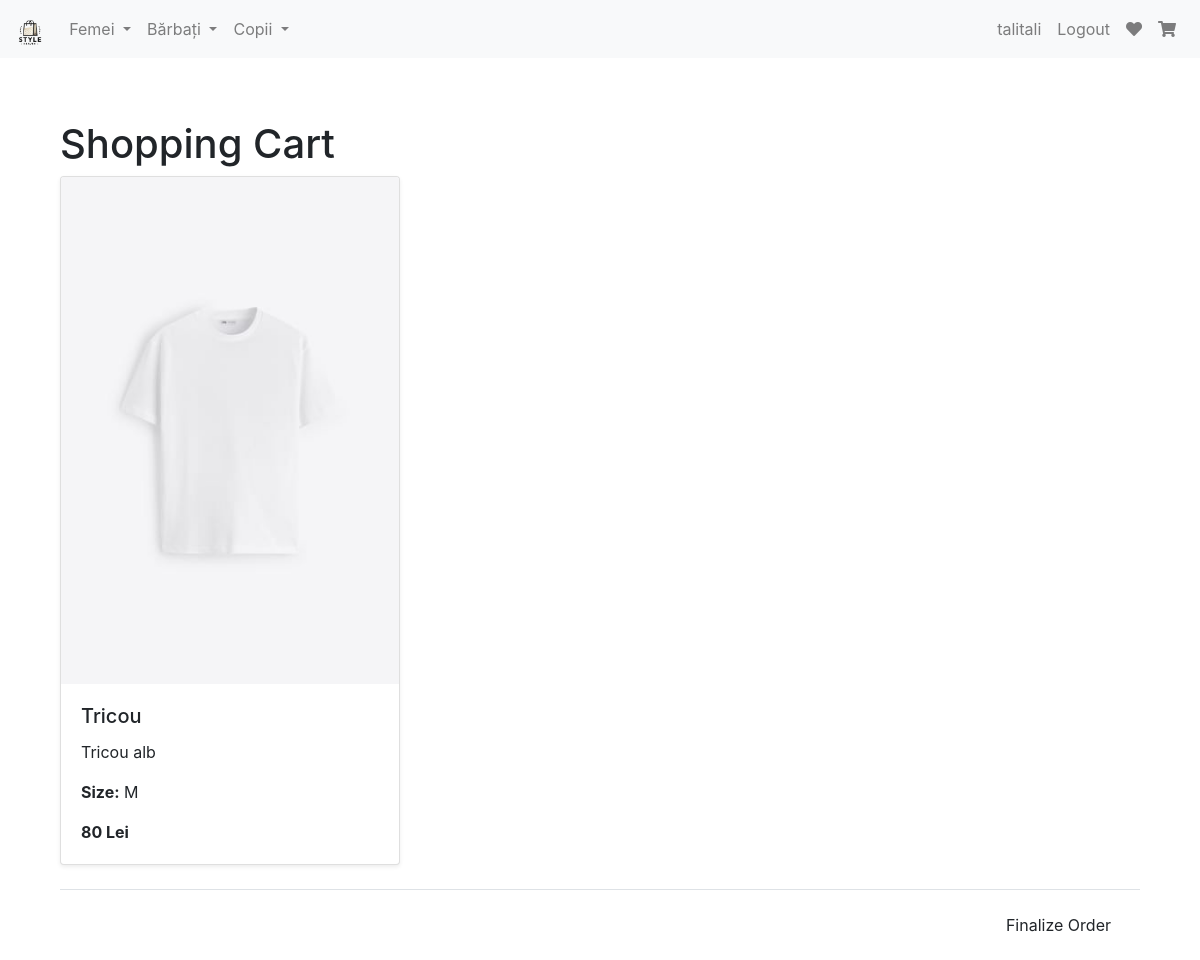
The page /shopping_cart (signed in) on the database as committed earlier.
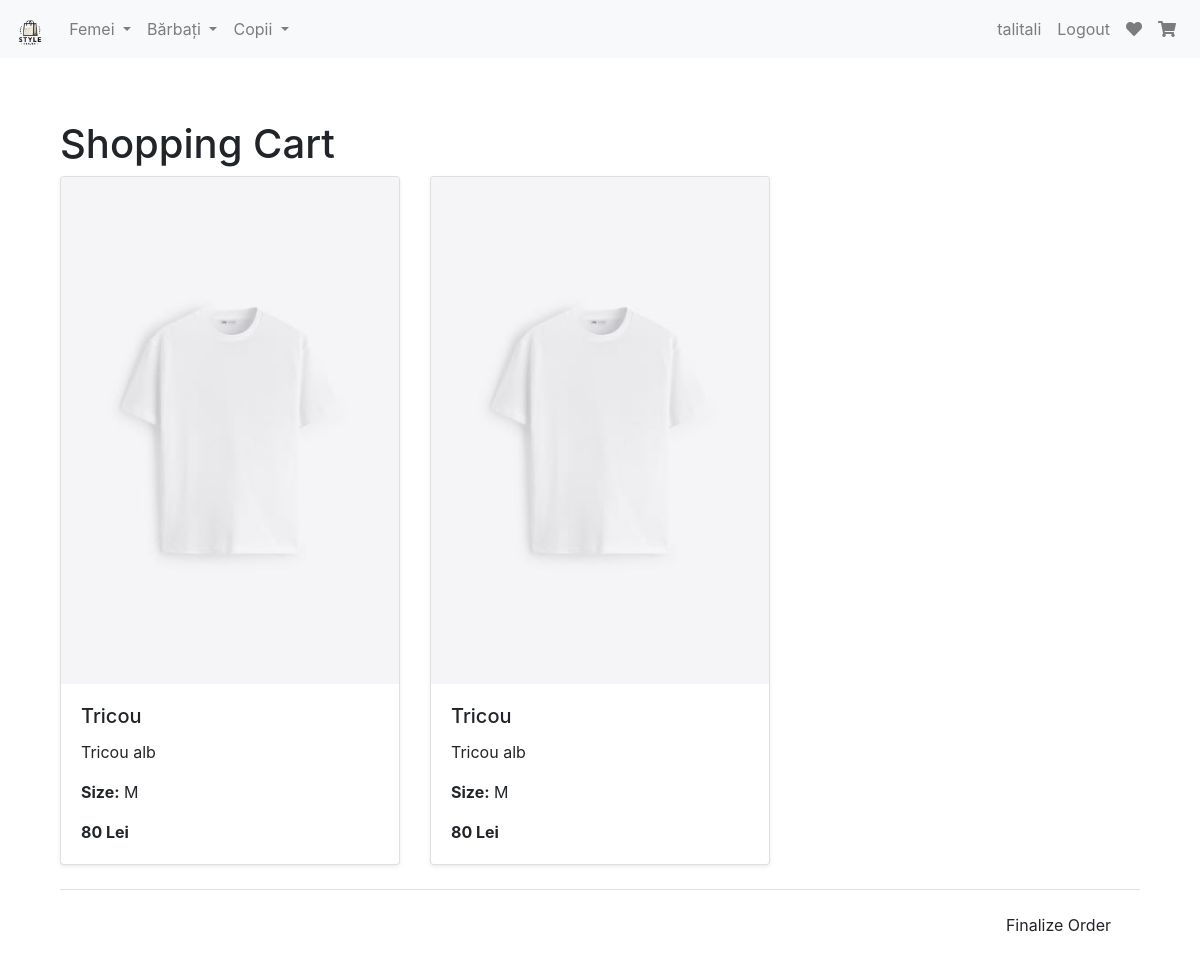
The same page on the database as committed later.
### market/models.py (models this page shows, shortened)
class User(db.Model, UserMixin):
    id = db.Column(db.Integer(), primary_key=True)
    username = db.Column(db.String(length=30), nullable=False, unique=True)
    email_address = db.Column(db.String(length=50), nullable=False, unique=True)
    password_hash = db.Column(db.String(length=60), nullable=False)
    budget = db.Column(db.Integer(), nullable=False, default=1000)
    items = db.relationship('Item', backref='owned_user', lazy=True)
    favorites = db.relationship('Favorite', backref='user', lazy=True)
    @property
    def password(self):
        return self.password

class ShoppingCartItem(db.Model):
    __tablename__ = 'shopping_cart_item'
    id = db.Column(db.Integer, primary_key=True)
    user_id = db.Column(db.Integer, db.ForeignKey('user.id'), nullable=False)
    item_id = db.Column(db.Integer, db.ForeignKey('item.id'), nullable=False)
    size = db.Column(db.String(10), nullable=False)
    user = db.relationship('User', backref='shopping_cart_items')
    item = db.relationship('Item', backref='shopping_cart_items')

class Item(db.Model):
    id = db.Column(db.Integer(), primary_key=True)
    name = db.Column(db.String(length=30), nullable=False, unique=True)
    price = db.Column(db.Integer(), nullable=False)
    barcode = db.Column(db.String(length=12), nullable=False, unique=True)
    description = db.Column(db.String(length=1024), nullable=False, unique=True)
    image_filename = db.Column(db.String(length=100), nullable=True)
    owner = db.Column(db.Integer(), db.ForeignKey('user.id'))
    category = db.Column(db.String(length=50), nullable=False, default='general')
    subcategory = db.Column(db.String(length=50), nullable=False, default='general')

### market/routes.py (the view)
@app.route('/shopping_cart')
@login_required
def shopping_cart_page():
    cart_items = ShoppingCartItem.query.filter_by(user_id=current_user.id).all()
    return render_template('shopping_cart.html', cart_items=cart_items)

### market/models.py (called while the page is built)
@login_manager.user_loader
def load_user(user_id):
    return User.query.get(int(user_id))

### market/templates/shopping_cart.html (shortened to what this page needs)
{% extends 'base.html' %}
{% block content %}
<div class="container mt-4">
    <h1>Shopping Cart</h1>
    {% if cart_items %}
        <div class="row">
            {% for cart_item in cart_items %}
            <div class="col-md-4">
                <div class="card mb-4 shadow-sm">
                    <img src="{{ url_for('static', filename='img/' + cart_item.item.image_filename) }}" class="card-img-top img-fluid product-img" alt="{{ cart_item.item.name }}">
                    <div class="card-body">
                        <h5 class="card-title">{{ cart_item.item.name }}</h5>
                        <p class="card-text">{{ cart_item.item.description }}</p>
                        <p class="card-text"><strong>Size:</strong> {{ cart_item.size }}</p>
                        <p class="card-text"><strong>{{ cart_item.item.price }} Lei</strong></p>
                    </div>
                </div>
            </div>
            {% endfor %}
        </div>
        <div class="modal-footer">
            <a href="{{ url_for('order_details') }}" class="btn btn-finalize">Finalize Order</a>
        </div>
    {% else %}
        <p>This is your shopping cart. It's currently empty.</p>
    {% endif %}
</div>
{% endblock %}

### market/templates/base.html (shortened to what this page needs)
<!DOCTYPE html>
<html lang="en">
<head>
    <link rel="stylesheet" href="https://stackpath.bootstrapcdn.com/bootstrap/4.5.2/css/bootstrap.min.css">
    <link rel="stylesheet" href="https://cdnjs.cloudflare.com/ajax/libs/font-awesome/5.15.1/css/all.min.css">
</head>
<body>
    <nav class="navbar navbar-expand-lg navbar-light bg-light fixed-top">
        <a class="navbar-brand" href="{{ url_for('home_page') }}">
            <img src="{{ url_for('static', filename='img/logo.png') }}" alt="Logo" style="height: 30px;">
        </a>
        <div class="collapse navbar-collapse" id="navbarNavDropdown">
            <ul class="navbar-nav mr-auto">
                <li class="nav-item dropdown">
                    <a class="nav-link dropdown-toggle" href="#" id="womenDropdown" role="button" data-toggle="dropdown" aria-haspopup="true" aria-expanded="false">
                        Femei
                    </a>
                </li>
                <li class="nav-item dropdown">
                    <a class="nav-link dropdown-toggle" href="#" id="menDropdown" role="button" data-toggle="dropdown" aria-haspopup="true" aria-expanded="false">
                        Bărbați
                    </a>
                </li>
                <li class="nav-item dropdown">
                    <a class="nav-link dropdown-toggle" href="#" id="kidsDropdown" role="button" data-toggle="dropdown" aria-haspopup="true" aria-expanded="false">
                        Copii
                    </a>
                </li>
            </ul>
            <ul class="navbar-nav">
                {% if current_user.is_authenticated %}
                    <li class="nav-item">
                        <a class="nav-link" href="#">{{ current_user.username }}</a>
                    </li>
                    <li class="nav-item">
                        <a class="nav-link" href="{{ url_for('logout_page') }}">Logout</a>
                    </li>
                    <li class="nav-item">
                        <a class="nav-link" href="{{ url_for('favorite_page') }}"><i class="fas fa-heart"></i></a>
                    </li>
                    <li class="nav-item">
                        <a class="nav-link" href="{{ url_for('shopping_cart_page') }}"><i class="fas fa-shopping-cart"></i></a>
                    </li>
                {% else %}
                    <li class="nav-item">
                        <a class="nav-link" href="{{ url_for('login_page') }}">Login</a>
                    </li>
                {% endif %}
            </ul>
        </div>
    </nav>
    <div class="container mt-5 pt-5">
        {% block content %}
        {% endblock %}
    </div>
</body>
</html>

### market/templates/base.html (style rules this page uses)
.navbar-nav .nav-item .nav-link { padding-right: 0.5rem; padding-left: 0.5rem; }

Rows that differ between the two databases and show on the page:
added ShoppingCartItem: image_filename (picture), item.name "Tricou", item.description "Tricou alb", size "M", item.price "80"
